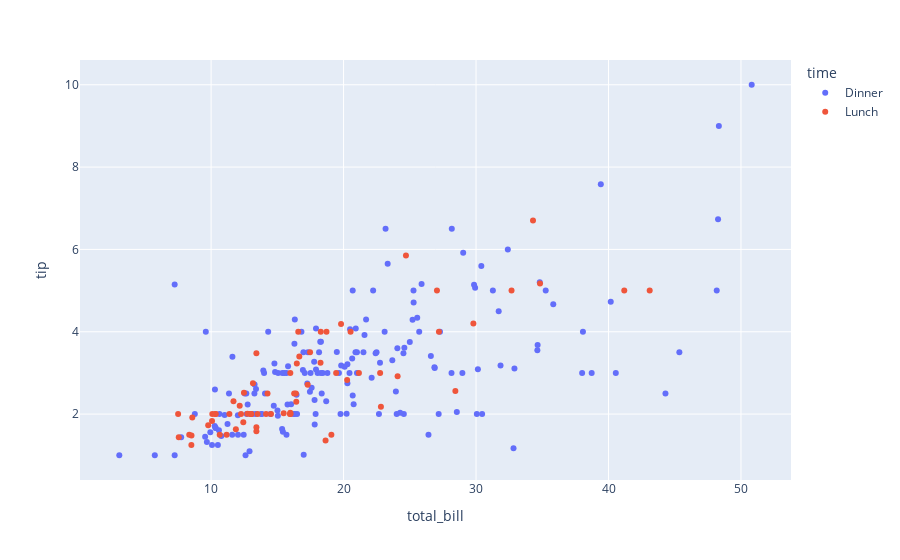

Write notebook code for a chart like this one.
### Markdown cell above
#### Plotly
Plotly is a versatile Python library for interactive data visualization. It allows you to create visually appealing and interactive plots for exploratory data analysis, presentations, and web applications. We will look into plotly in more detail. Here is a simple example

### Code cell
import plotly.express as px

# Create a scatter plot
data = px.data.tips() # plotl
fig = px.scatter(data, x="total_bill", y="tip", color="time")

# Show the plot
fig.show()
#data

### Figure 1 — Plotly figure (JSON) as saved in the notebook; plotly's stock layout.template omitted (floating-point values rounded to 4 significant figures; data arrays with more than 128 entries replaced by an {"elided": "..."} marker saying what was removed)
{"data": [{"hovertemplate": "time=Dinner<br>total_bill=%{x}<br>tip=%{y}<extra></extra>", "legendgroup": "Dinner", "marker": {"color": "#636efa", "symbol": "circle"}, "mode": "markers", "name": "Dinner", "orientation": "v", "showlegend": true, "type": "scatter", "x": {"elided": "176 float values"}, "xaxis": "x", "y": {"elided": "176 float values"}, "yaxis": "y"}, {"hovertemplate": "time=Lunch<br>total_bill=%{x}<br>tip=%{y}<extra></extra>", "legendgroup": "Lunch", "marker": {"color": "#EF553B", "symbol": "circle"}, "mode": "markers", "name": "Lunch", "orientation": "v", "showlegend": true, "type": "scatter", "x": [27.2, 22.76, 17.29, 19.44, 16.66, 10.07, 32.68, 15.98, 34.83, 13.03, 18.28, 24.71, 21.16, 10.65, 12.43, 24.08, 11.69, 13.42, 14.26, 15.95, 12.48, 29.8, 8.52, 14.52, 11.38, 22.82, 19.08, 20.27, 11.17, 12.26, 18.26, 8.51, 10.33, 14.15, 16, 13.16, 17.47, 34.3, 41.19, 27.05, 16.43, 8.35, 18.64, 11.87, 9.78, 7.51, 19.81, 28.44, 15.48, 16.58, 7.56, 10.34, 43.11, 13, 13.51, 18.71, 12.74, 13, 16.4, 20.53, 16.47, 12.16, 13.42, 8.58, 15.98, 13.42, 16.27, 10.09], "xaxis": "x", "y": [4, 3, 2.71, 3, 3.4, 1.83, 5, 2.03, 5.17, 2, 4, 5.85, 3, 1.5, 1.8, 2.92, 2.31, 1.68, 2.5, 2, 2.52, 4.2, 1.48, 2, 2, 2.18, 1.5, 2.83, 1.5, 2, 3.25, 1.25, 2, 2, 2, 2.75, 3.5, 6.7, 5, 5, 2.3, 1.5, 1.36, 1.63, 1.73, 2, 4.19, 2.56, 2.02, 4, 1.44, 2, 5, 2, 2, 4, 2.01, 2, 2.5, 4, 3.23, 2.2, 3.48, 1.92, 3, 1.58, 2.5, 2], "yaxis": "y"}], "layout": {"autosize": true, "legend": {"title": {"text": "time"}, "tracegroupgap": 0}, "margin": {"t": 60}, "xaxis": {"anchor": "y", "autorange": true, "domain": [0, 1], "range": [0.06452, 53.82], "title": {"text": "total_bill"}, "type": "linear"}, "yaxis": {"anchor": "x", "autorange": true, "domain": [0, 1], "range": [0.3031, 10.7], "title": {"text": "tip"}, "type": "linear"}}}
